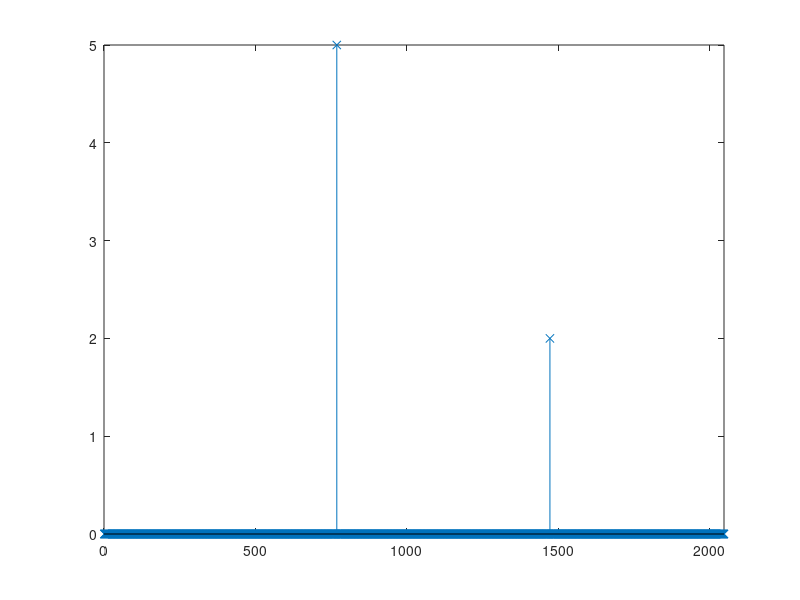

Here is the MATLAB script that generated this plot: (Note: this script raises an error after producing the figure.)
%% Setup
clc
close all
clear variables

K = 2;

resolution = 64; maxTime = 32;
signalLength = 64*32;

%% Create stream of Diracs

ak_weights = [5; 2];
tk_locations = [12; 23];

% initialise vector and add diracs
x_diracsStream = zeros(1,signalLength); 
x_diracsStream(tk_locations(1)*resolution+1) = ak_weights(1);
x_diracsStream(tk_locations(2)*resolution+1) = ak_weights(2);

figure
stem(x_diracsStream,'x')
xlim([0 signalLength])

disp('Original Dirac values -')
disp('Locations:')
disp(tk_locations')
disp('Weights:')
disp(ak_weights')

%% Compute and plot Daubechies scaling function

% N > 2K -> N > 2K
% N = 2*(2)-1 = 3 
% N+1 = 3+1 = 4 -> db4

N = 5;

phi = zeros(1,signalLength);
[phi_T,~,~] = wavefun('db6',6); 
phi(1:length(phi_T))=phi_T;
plot(phi)

%% Set Up Coefficient Computation

m_degree = 0:N-1;
n_numCoefficients = 32;

t = ones(5,signalLength); % t^0 and initialise rest of matrix
t(2,:) = (0:signalLength-1)./64; % t^1
t(3,:) = t(2,:).^2; % t^2
t(4,:) = t(2,:).^3; % t^3
t(5,:) = t(2,:).^4; % t^4

%% Compute coefficients

c_coefficients = zeros(length(m_degree),n_numCoefficients);
for mIndex = m_degree+1
    for nIndex = 1:n_numCoefficients
        shift = (nIndex-1) * resolution; % find the shift
        phiShifted = zeros(1,signalLength); % initialise phiShifted
        phiShifted((1 + shift):(length(phi_T) + shift)) = phi_T; % compute phiShifted
        phiShifted = phiShifted(1:signalLength); % crop to signalLength
                
        c_coefficients(mIndex, nIndex) = dot(t(mIndex,:),phiShifted)./resolution; % inner product to find c
    end
end

%% Sample signal using Daubechies scaling function

n_numSamples = 32;

y_sampled = zeros(1, n_numSamples);
for sampleIndex = 1:n_numSamples
    shift = (sampleIndex-1) * resolution; % find the shift
    phiShifted = zeros(1,signalLength); % initialise phiShifted
    phiShifted((1 + shift):(length(phi_T) + shift)) = phi_T; % compute phiShifted
    phiShifted = phiShifted(1:signalLength); % crop to signalLength

    y_sampled(sampleIndex) = dot(x_diracsStream,phiShifted); % compute samples
end

% plot samples
figure
stem(y_sampled)

%% Retrieve N+1 moments of signal

s_moments = zeros(length(m_degree),1);
for degreeIndex = m_degree+1
    s_moments(degreeIndex) = dot(c_coefficients(degreeIndex,:),y_sampled);
end

%% Add noise to s_moments

sigmas = s_moments./150; % setting standard deviation to be 10% of s_moments values
epsilon_noiseComponent = sigmas.*randn(size(s_moments,1), size(s_moments,2));
s_noisyMoments = s_moments + epsilon_noiseComponent;

save('noisyMoments.mat', 's_noisyMoments', 'K', 'N', 'ak_weights', 'tk_locations')
